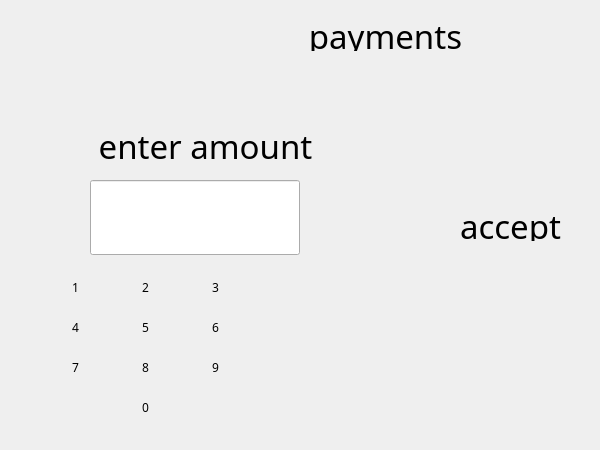
<?xml version="1.0" encoding="UTF-8"?>
<ui version="4.0">
 <class>Form</class>
 <widget class="QWidget" name="Form">
  <property name="geometry">
   <rect>
    <x>0</x>
    <y>0</y>
    <width>600</width>
    <height>450</height>
   </rect>
  </property>
  <property name="windowTitle">
   <string>Form</string>
  </property>
  <property name="styleSheet">
   <string notr="true">#Form{
background-image: url(:/Resources/background.png);
}</string>
  </property>
  <widget class="QLabel" name="action">
   <property name="geometry">
    <rect>
     <x>20</x>
     <y>120</y>
     <width>371</width>
     <height>51</height>
    </rect>
   </property>
   <property name="font">
    <font>
     <family>KenVector Future</family>
     <pointsize>25</pointsize>
     <underline>false</underline>
     <strikeout>false</strikeout>
    </font>
   </property>
   <property name="styleSheet">
    <string notr="true">#action{
background: none;
text-align:center;
}</string>
   </property>
   <property name="text">
    <string>enter amount</string>
   </property>
   <property name="alignment">
    <set>Qt::AlignCenter</set>
   </property>
  </widget>
  <widget class="QPushButton" name="cancelButt">
   <property name="geometry">
    <rect>
     <x>400</x>
     <y>370</y>
     <width>215</width>
     <height>79</height>
    </rect>
   </property>
   <property name="styleSheet">
    <string notr="true">#cancelButt {
background-image: url(:Resources/cancel.png);
border: none;
}
#cancelButt:pressed
{
   background-image: url(:Resources/cancelP.png);
  border: none;
}</string>
   </property>
   <property name="text">
    <string/>
   </property>
   <property name="iconSize">
    <size>
     <width>219</width>
     <height>79</height>
    </size>
   </property>
  </widget>
  <widget class="QLabel" name="window_2">
   <property name="geometry">
    <rect>
     <x>170</x>
     <y>20</y>
     <width>431</width>
     <height>31</height>
    </rect>
   </property>
   <property name="font">
    <font>
     <family>KenVector Future</family>
     <pointsize>25</pointsize>
     <underline>false</underline>
     <strikeout>false</strikeout>
    </font>
   </property>
   <property name="text">
    <string>payments</string>
   </property>
   <property name="alignment">
    <set>Qt::AlignCenter</set>
   </property>
  </widget>
  <widget class="QLineEdit" name="lineEdit">
   <property name="geometry">
    <rect>
     <x>90</x>
     <y>180</y>
     <width>210</width>
     <height>75</height>
    </rect>
   </property>
   <property name="styleSheet">
    <string notr="true">#lineEdit
{
background-image: url(:/Resources/lineIn.png);
}</string>
   </property>
  </widget>
  <widget class="QPushButton" name="pushButton">
   <property name="geometry">
    <rect>
     <x>420</x>
     <y>210</y>
     <width>181</width>
     <height>31</height>
    </rect>
   </property>
   <property name="font">
    <font>
     <family>KenVector Future</family>
     <pointsize>25</pointsize>
    </font>
   </property>
   <property name="styleSheet">
    <string notr="true">#pushButton {
background-color: none;
border: none;
}
#pushButton:pressed {
background-color: grey;
border: none;
}
</string>
   </property>
   <property name="text">
    <string>accept</string>
   </property>
  </widget>
  <widget class="QPushButton" name="pushButton_6">
   <property name="geometry">
    <rect>
     <x>190</x>
     <y>310</y>
     <width>51</width>
     <height>35</height>
    </rect>
   </property>
   <property name="font">
    <font>
     <family>KenVector Future</family>
    </font>
   </property>
   <property name="styleSheet">
    <string notr="true">#pushButton_6 {
background-image: url(:Resources/padButtonShort.png);
border: none;
}
#pushButton_6:pressed
{
background-image: url(:Resources/padButtonShortP.png);
border: none;
}
</string>
   </property>
   <property name="text">
    <string>6</string>
   </property>
  </widget>
  <widget class="QPushButton" name="pushButton_7">
   <property name="geometry">
    <rect>
     <x>50</x>
     <y>350</y>
     <width>51</width>
     <height>35</height>
    </rect>
   </property>
   <property name="font">
    <font>
     <family>KenVector Future</family>
    </font>
   </property>
   <property name="styleSheet">
    <string notr="true">#pushButton_7 {
background-image: url(:Resources/padButtonShort.png);
border: none;
}
#pushButton_7:pressed
{
background-image: url(:Resources/padButtonShortP.png);
border: none;
}
</string>
   </property>
   <property name="text">
    <string>7</string>
   </property>
  </widget>
  <widget class="QPushButton" name="pushButton_0">
   <property name="geometry">
    <rect>
     <x>120</x>
     <y>390</y>
     <width>51</width>
     <height>35</height>
    </rect>
   </property>
   <property name="font">
    <font>
     <family>KenVector Future</family>
    </font>
   </property>
   <property name="styleSheet">
    <string notr="true">#pushButton_0 {
background-image: url(:Resources/padButtonShort.png);
border: none;
}
#pushButton_0:pressed
{
background-image: url(:Resources/padButtonShortP.png);
border: none;
}
</string>
   </property>
   <property name="text">
    <string>0</string>
   </property>
  </widget>
  <widget class="QPushButton" name="eraseAct">
   <property name="geometry">
    <rect>
     <x>270</x>
     <y>310</y>
     <width>71</width>
     <height>35</height>
    </rect>
   </property>
   <property name="styleSheet">
    <string notr="true">#eraseAct{
background-image: url(:/Resources/eraseAct.png);
border: none;
}
#eraseAct:pressed{
background-image: url(:/Resources/eraseActP.png);
border: none;
}</string>
   </property>
   <property name="text">
    <string/>
   </property>
   <property name="iconSize">
    <size>
     <width>71</width>
     <height>35</height>
    </size>
   </property>
  </widget>
  <widget class="QPushButton" name="pushButton_left">
   <property name="geometry">
    <rect>
     <x>50</x>
     <y>390</y>
     <width>51</width>
     <height>35</height>
    </rect>
   </property>
   <property name="font">
    <font>
     <family>KenVector Future</family>
    </font>
   </property>
   <property name="styleSheet">
    <string notr="true">#pushButton_left{
background-image: url(:Resources/padButtonShort.png);
border: none;
}
#pushButton_left:pressed{
background-image: url(:Resources/padButtonShortP.png);
border: none;
}
</string>
   </property>
   <property name="text">
    <string/>
   </property>
  </widget>
  <widget class="QPushButton" name="pushButton_4">
   <property name="geometry">
    <rect>
     <x>50</x>
     <y>310</y>
     <width>51</width>
     <height>35</height>
    </rect>
   </property>
   <property name="font">
    <font>
     <family>KenVector Future</family>
    </font>
   </property>
   <property name="styleSheet">
    <string notr="true">#pushButton_4 {
background-image: url(:Resources/padButtonShort.png);
border: none;
}
#pushButton_4:pressed
{
background-image: url(:Resources/padButtonShortP.png);
border: none;
}
</string>
   </property>
   <property name="text">
    <string>4</string>
   </property>
  </widget>
  <widget class="QPushButton" name="okAct">
   <property name="geometry">
    <rect>
     <x>270</x>
     <y>270</y>
     <width>71</width>
     <height>35</height>
    </rect>
   </property>
   <property name="styleSheet">
    <string notr="true">#okAct
{
background-image: url(:/Resources/okAct.png);
border: none;
}
#okAct:pressed
{
background-image: url(:/Resources/okActP.png);
border: none;
}</string>
   </property>
   <property name="text">
    <string/>
   </property>
   <property name="iconSize">
    <size>
     <width>71</width>
     <height>35</height>
    </size>
   </property>
  </widget>
  <widget class="QPushButton" name="cancelAct">
   <property name="geometry">
    <rect>
     <x>270</x>
     <y>350</y>
     <width>71</width>
     <height>35</height>
    </rect>
   </property>
   <property name="styleSheet">
    <string notr="true">#cancelAct{
background-image: url(:/Resources/cancelAct.png);
border: none;
}
#cancelAct:pressed{
background-image: url(:/Resources/cancelActP.png);
border: none;
}</string>
   </property>
   <property name="text">
    <string/>
   </property>
   <property name="iconSize">
    <size>
     <width>71</width>
     <height>35</height>
    </size>
   </property>
  </widget>
  <widget class="QPushButton" name="pushButton_9">
   <property name="geometry">
    <rect>
     <x>190</x>
     <y>350</y>
     <width>51</width>
     <height>35</height>
    </rect>
   </property>
   <property name="font">
    <font>
     <family>KenVector Future</family>
    </font>
   </property>
   <property name="styleSheet">
    <string notr="true">#pushButton_9 {
background-image: url(:Resources/padButtonShort.png);
border: none;
}
#pushButton_9:pressed
{
background-image: url(:Resources/padButtonShortP.png);
border: none;
}
</string>
   </property>
   <property name="text">
    <string>9</string>
   </property>
  </widget>
  <widget class="QPushButton" name="pushButton_right">
   <property name="geometry">
    <rect>
     <x>190</x>
     <y>390</y>
     <width>51</width>
     <height>35</height>
    </rect>
   </property>
   <property name="font">
    <font>
     <family>KenVector Future</family>
    </font>
   </property>
   <property name="styleSheet">
    <string notr="true">#pushButton_right{
background-image: url(:Resources/padButtonShort.png);
border: none;
}
#pushButton_right:pressed{
background-image: url(:Resources/padButtonShortP.png);
border: none;
}

</string>
   </property>
   <property name="text">
    <string/>
   </property>
  </widget>
  <widget class="QPushButton" name="pushButton_8">
   <property name="geometry">
    <rect>
     <x>120</x>
     <y>350</y>
     <width>51</width>
     <height>35</height>
    </rect>
   </property>
   <property name="font">
    <font>
     <family>KenVector Future</family>
    </font>
   </property>
   <property name="styleSheet">
    <string notr="true">#pushButton_8 {
background-image: url(:Resources/padButtonShort.png);
border: none;
}
#pushButton_8:pressed
{
background-image: url(:Resources/padButtonShortP.png);
border: none;
}
</string>
   </property>
   <property name="text">
    <string>8</string>
   </property>
  </widget>
  <widget class="QPushButton" name="pushButton_1">
   <property name="geometry">
    <rect>
     <x>50</x>
     <y>270</y>
     <width>51</width>
     <height>35</height>
    </rect>
   </property>
   <property name="font">
    <font>
     <family>KenVector Future</family>
    </font>
   </property>
   <property name="styleSheet">
    <string notr="true">#pushButton_1 {
background-image: url(:Resources/padButtonShort.png);
border: none;
}
#pushButton_1:pressed
{
background-image: url(:Resources/padButtonShortP.png);
border: none;
}
</string>
   </property>
   <property name="text">
    <string>1</string>
   </property>
  </widget>
  <widget class="QPushButton" name="pushButton_2">
   <property name="geometry">
    <rect>
     <x>120</x>
     <y>270</y>
     <width>51</width>
     <height>35</height>
    </rect>
   </property>
   <property name="font">
    <font>
     <family>KenVector Future</family>
    </font>
   </property>
   <property name="styleSheet">
    <string notr="true">#pushButton_2 {
background-image: url(:Resources/padButtonShort.png);
border: none;
}
#pushButton_2:pressed
{
background-image: url(:Resources/padButtonShortP.png);
border: none;
}
</string>
   </property>
   <property name="text">
    <string>2</string>
   </property>
  </widget>
  <widget class="QPushButton" name="pushButton_5">
   <property name="geometry">
    <rect>
     <x>120</x>
     <y>310</y>
     <width>51</width>
     <height>35</height>
    </rect>
   </property>
   <property name="font">
    <font>
     <family>KenVector Future</family>
    </font>
   </property>
   <property name="styleSheet">
    <string notr="true">#pushButton_5 {
background-image: url(:Resources/padButtonShort.png);
border: none;
}
#pushButton_5:pressed
{
background-image: url(:Resources/padButtonShortP.png);
border: none;
}
</string>
   </property>
   <property name="text">
    <string>5</string>
   </property>
  </widget>
  <widget class="QPushButton" name="pushButton_3">
   <property name="geometry">
    <rect>
     <x>190</x>
     <y>270</y>
     <width>51</width>
     <height>35</height>
    </rect>
   </property>
   <property name="font">
    <font>
     <family>KenVector Future</family>
    </font>
   </property>
   <property name="styleSheet">
    <string notr="true">#pushButton_3 {
background-image: url(:Resources/padButtonShort.png);
border: none;
}
#pushButton_3:pressed
{
background-image: url(:Resources/padButtonShortP.png);
border: none;
}
</string>
   </property>
   <property name="text">
    <string>3</string>
   </property>
  </widget>
 </widget>
 <resources/>
 <connections/>
</ui>
